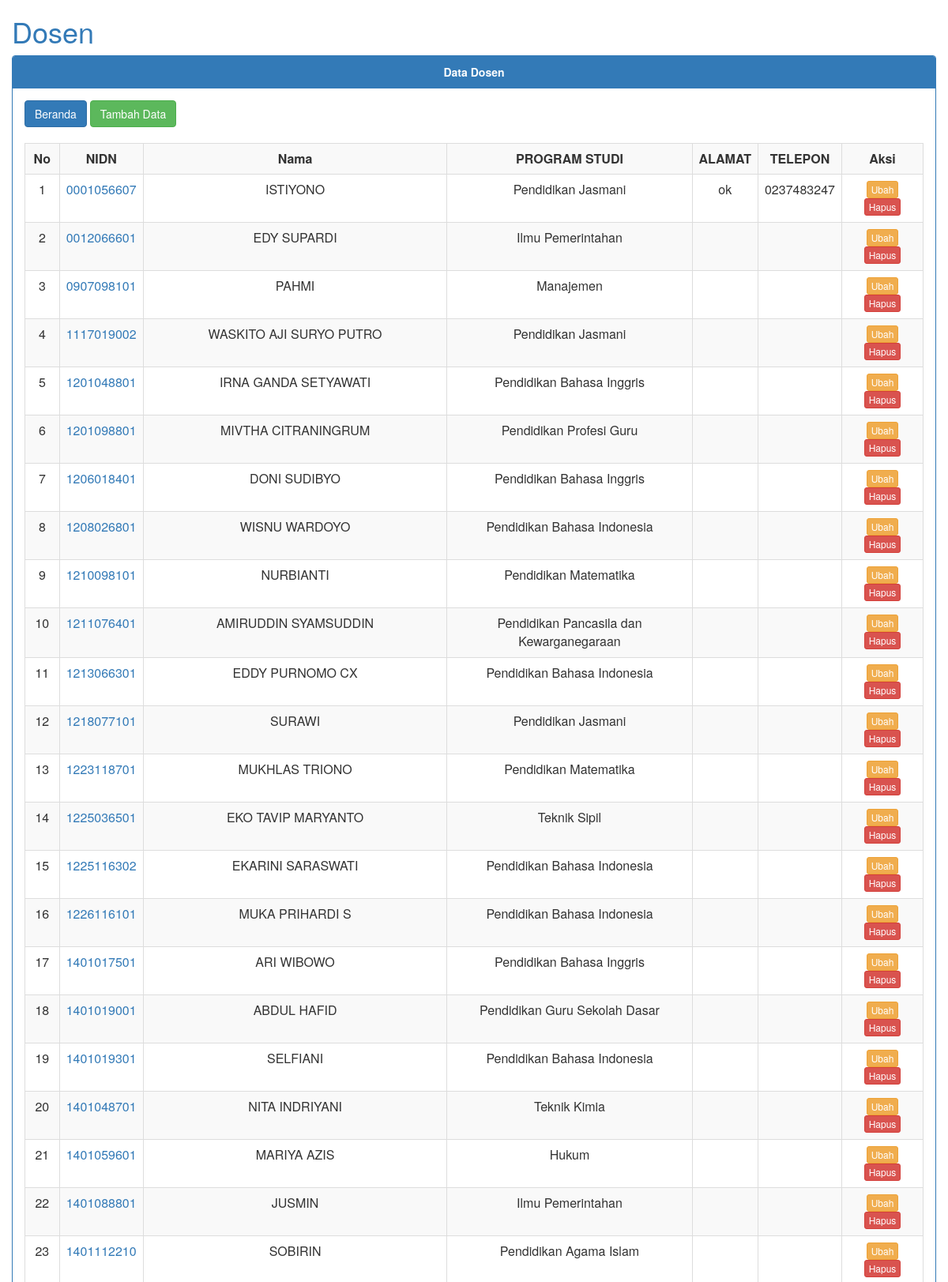
Page /index.php/dosen (upper part) on the committed database.
### tables this page shows
CREATE TABLE `m_dosen` (
  `id_dosen` char(36) NOT NULL,
  `nidn` varchar(20) DEFAULT NULL,
  `nama_dosen` varchar(100) DEFAULT NULL,
  `telepon_dosen` char(12) DEFAULT NULL,
  `prodi_id` char(36) DEFAULT NULL,
  `alamat_dosen` varchar(200) DEFAULT NULL
);

CREATE TABLE `m_prodi` (
  `id_prodi` char(36) NOT NULL,
  `kode_prodi` char(10) DEFAULT NULL,
  `nama_prodi` varchar(100) DEFAULT NULL,
  `fakultas` varchar(100) DEFAULT NULL,
  `ketua_prodi` varchar(50) DEFAULT NULL
);

### application/controllers/Dosen.php (called while the page is built, shortened)
<?php
class Dosen extends CI_Controller {
	public function index()
	{
		$filter = null;
		$limit = null;
		$this->data['judul'] = "Dosen";
		$this->data['judul1'] = "Data Dosen";
		$this->data['listdata'] = $this->db->order_by('nidn', 'ASC' )
			->join('m_prodi', 'm_prodi.id_prodi = m_dosen.prodi_id', 'left')
			->get_where('m_dosen', $filter, $limit)->result_array();
		$this->load->view('dosen/v_index', $this->data);
	}
}
?>

### index.php (called while the page is built, shortened)
<?php
require_once BASEPATH.'core/CodeIgniter.php';

### application/views/dosen/v_index.php (the view, shortened to what this page needs)
<link rel="stylesheet" href="<?= base_url('assets/bootstrap.css') ?>">
<div class="container-fluid">
    <h1 class="text-primary"><?php echo $judul ?></h1>
    <div class="row">
        <div class="col-xs-12">
         <div class="panel panel-primary">
            <div class="panel-heading text-center"><strong><?php echo $judul1 ?></strong></div>
            <div class="panel-body">
<a class="btn btn-primary" href="<?= site_url() ?>">Beranda</a>
<a class="btn btn-success" href="<?= site_url('dosen/tambah') ?>"> Tambah Data</a>
<br><br>
<table class="table table-striped table-bordered table-hover">
    <tr>
        <th class="text-center">No</th>
        <th class="text-center">NIDN</th>
        <th class="text-center">Nama</th>
        <th class="text-center">PROGRAM STUDI</th>
        <th class="text-center">ALAMAT</th>
        <th class="text-center">TELEPON</th>
        <th class="text-center">Aksi</th>
    </tr>
    <?php
     $no = 1;
     foreach($listdata as $data){
	echo '<tr>';
	echo '<td class="text-center">'.$no.'</td>';
	echo '<td class="text-center text-primary">'.$data['nidn'].'</td>';
	echo '<td class="text-center">'.$data['nama_dosen'].'</td>';
	echo '<td class="text-center">'.$data['nama_prodi'].'</td>';
	echo '<td class="text-center">'.$data['alamat_dosen'].'</td>';
	echo '<td class="text-center">'.$data['telepon_dosen'].'</td>';
	echo '<td class="text-center">
		<a class="btn btn-warning btn-xs" href="'. site_url('dosen/ubah/'.$data['id_dosen']) .'">Ubah</a>
		<a onclick="return confirm(`Anda yakin hapus ?`)" class="btn btn-danger btn-xs" href="'. site_url('dosen/hapus/'.$data['id_dosen']) .'">Hapus</a>
	     </td>';
	echo '</tr>';
	$no++;
     }
    ?>
</table>
</div>
</div>
</div>
</div>
</div>

### rows in the picture
m_dosen: nidn "0001056607", nama_dosen "ISTIYONO", prodi.nama_prodi "Pendidikan Jasmani", alamat_dosen "ok", telepon_dosen "0237483247"
m_dosen: nidn "0012066601", nama_dosen "EDY SUPARDI", prodi.nama_prodi "Ilmu Pemerintahan"
m_dosen: nidn "0907098101", nama_dosen "PAHMI", prodi.nama_prodi "Manajemen"
m_dosen: nidn "1117019002", nama_dosen "WASKITO AJI SURYO PUTRO", prodi.nama_prodi "Pendidikan Jasmani"
m_dosen: nidn "1201048801", nama_dosen "IRNA GANDA SETYAWATI", prodi.nama_prodi "Pendidikan Bahasa Inggris"
m_dosen: nidn "1201098801", nama_dosen "MIVTHA CITRANINGRUM", prodi.nama_prodi "Pendidikan Profesi Guru"
m_dosen: nidn "1206018401", nama_dosen "DONI SUDIBYO", prodi.nama_prodi "Pendidikan Bahasa Inggris"
m_dosen: nidn "1208026801", nama_dosen "WISNU WARDOYO", prodi.nama_prodi "Pendidikan Bahasa Indonesia"
m_dosen: nidn "1210098101", nama_dosen "NURBIANTI", prodi.nama_prodi "Pendidikan Matematika"
m_dosen: nidn "1211076401", nama_dosen "AMIRUDDIN SYAMSUDDIN", prodi.nama_prodi "Pendidikan Pancasila dan Kewarganegaraan"
m_dosen: nidn "1213066301", nama_dosen "EDDY PURNOMO CX", prodi.nama_prodi "Pendidikan Bahasa Indonesia"
m_dosen: nidn "1218077101", nama_dosen "SURAWI", prodi.nama_prodi "Pendidikan Jasmani"
m_dosen: nidn "1223118701", nama_dosen "MUKHLAS TRIONO", prodi.nama_prodi "Pendidikan Matematika"
m_dosen: nidn "1225036501", nama_dosen "EKO TAVIP MARYANTO", prodi.nama_prodi "Teknik Sipil"
m_dosen: nidn "1225116302", nama_dosen "EKARINI SARASWATI", prodi.nama_prodi "Pendidikan Bahasa Indonesia"
m_dosen: nidn "1226116101", nama_dosen "MUKA PRIHARDI S", prodi.nama_prodi "Pendidikan Bahasa Indonesia"
m_dosen: nidn "1401017501", nama_dosen "ARI WIBOWO", prodi.nama_prodi "Pendidikan Bahasa Inggris"
m_dosen: nidn "1401019001", nama_dosen "ABDUL HAFID", prodi.nama_prodi "Pendidikan Guru Sekolah Dasar"
m_dosen: nidn "1401019301", nama_dosen "SELFIANI", prodi.nama_prodi "Pendidikan Bahasa Indonesia"
m_dosen: nidn "1401048701", nama_dosen "NITA INDRIYANI", prodi.nama_prodi "Teknik Kimia"
m_dosen: nidn "1401059601", nama_dosen "MARIYA AZIS", prodi.nama_prodi "Hukum"
m_dosen: nidn "1401088801", nama_dosen "JUSMIN", prodi.nama_prodi "Ilmu Pemerintahan"
m_dosen: nidn "1401112210", nama_dosen "SOBIRIN", prodi.nama_prodi "Pendidikan Agama Islam"

### other values in the picture
$judul "Dosen"
$judul1 "Data Dosen"
